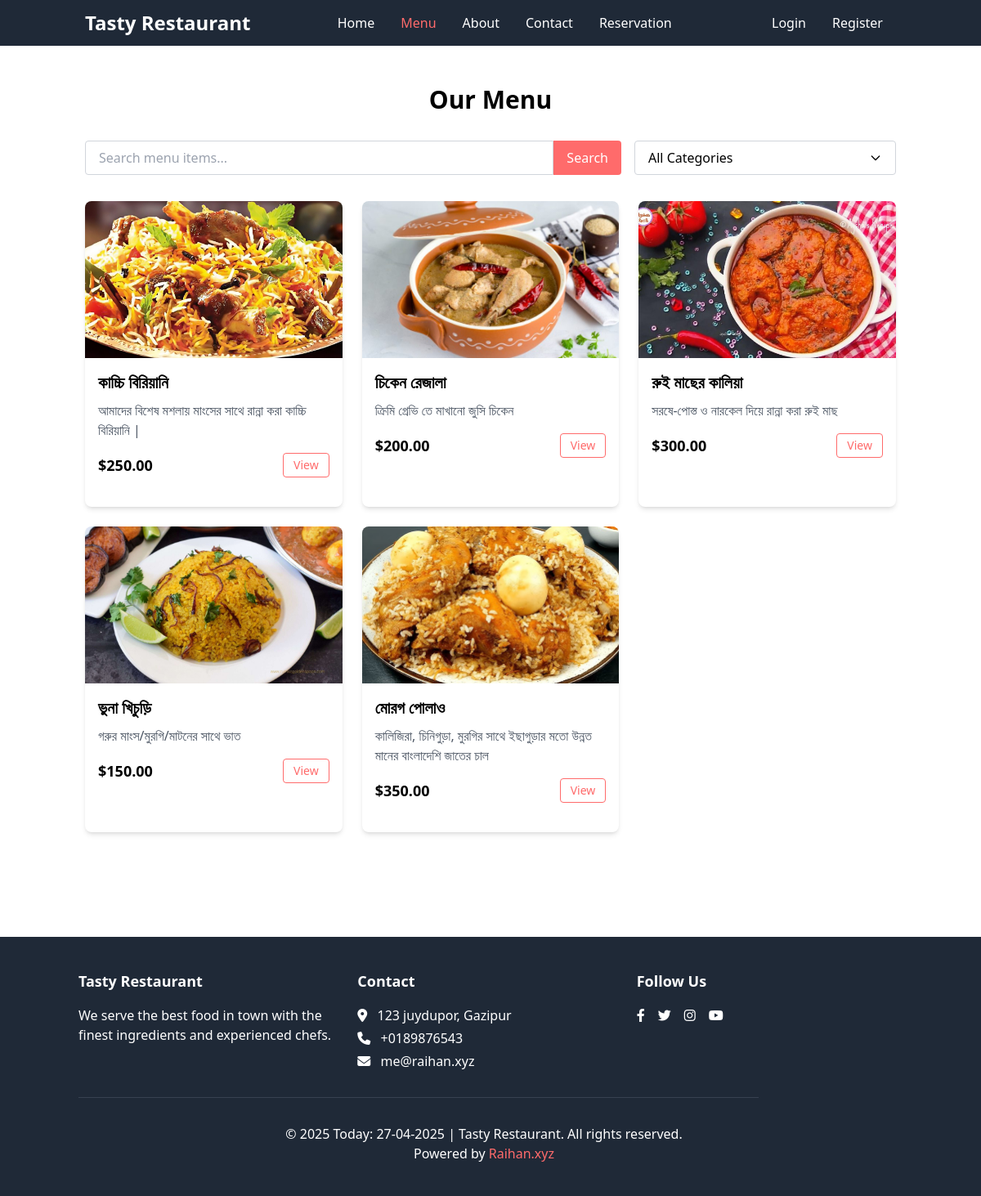
The app's page /menu/ with its own data.
### home/models.py (models this page shows, shortened)
class MenuItem(models.Model):
    name = models.CharField(max_length=100)
    slug = models.SlugField(unique=True, blank=True)
    category = models.ForeignKey(Category, on_delete=models.CASCADE, related_name='menu_items')
    description = models.TextField()
    price = models.DecimalField(max_digits=10, decimal_places=2)
    image = models.ImageField(upload_to='menu_items/')
    is_available = models.BooleanField(default=True)
    is_featured = models.BooleanField(default=False)
    created_at = models.DateTimeField(auto_now_add=True)
    updated_at = models.DateTimeField(auto_now=True)

### home/views.py (the view)
# urls.py: path('menu/', views.menu, name='menu'),
def menu(request):
    categories = Category.objects.all()
    category_slug = request.GET.get('category')
    if category_slug:
        category = get_object_or_404(Category, slug=category_slug)
        menu_items = MenuItem.objects.filter(category=category, is_available=True)
    else:
        menu_items = MenuItem.objects.filter(is_available=True)
    search_query = request.GET.get('search')
    if search_query:
        menu_items = menu_items.filter(name__icontains=search_query)
    context = {
        'categories': categories,
        'menu_items': menu_items,
        'selected_category': category_slug,
        'search_query': search_query if search_query else '',
    }
    return render(request, 'home/menu.html', context)

### templates/home/menu.html (shortened to what this page needs)
{% extends 'base.html' %}
{% block content %}
    <section class="py-12">
        <div class="container mx-auto px-4">
            <h1 class="text-3xl font-bold text-center mb-8">Our Menu</h1>
            <div class="grid grid-cols-1 md:grid-cols-12 gap-4 mb-8">
                <div class="md:col-span-8">
                    <form method="get" action="{% url 'home:menu' %}" class="flex">
                        <input type="text" name="search" class="w-full px-4 py-2 border border-gray-300 rounded-l focus:outline-none focus:ring-2 focus:ring-primary focus:border-transparent" placeholder="Search menu items..." value="{{ search_query }}">
                        <button type="submit" class="bg-primary hover:bg-primary-dark text-white px-4 py-2 rounded-r">Search</button>
                    </form>
                </div>
                <div class="md:col-span-4">
                    <div class="relative" x-data="{ open: false }">
                        <button @click="open = !open" class="flex justify-between items-center w-full px-4 py-2 text-left border border-gray-300 rounded bg-white hover:bg-gray-50 focus:outline-none focus:ring-2 focus:ring-primary focus:border-transparent" type="button">
                            <span>
                                {% if selected_category %}
                                    {{ selected_category|title }}
                                {% else %}
                                    All Categories
                                {% endif %}
                            </span>
                            <svg class="w-4 h-4" fill="none" stroke="currentColor" viewBox="0 0 24 24">
                                <path stroke-linecap="round" stroke-linejoin="round" stroke-width="2" d="M19 9l-7 7-7-7"></path>
                            </svg>
                        </button>
                    </div>
                </div>
            </div>
            <div class="grid grid-cols-1 sm:grid-cols-2 md:grid-cols-3 gap-6">
                {% for item in menu_items %}
                    <div class="menu-item-card rounded-lg overflow-hidden shadow-md bg-white h-full">
                        <img src="{{ item.image.url }}" class="w-full h-48 object-cover" alt="{{ item.name }}">
                        <div class="p-4">
                            <h5 class="text-xl font-semibold mb-2">{{ item.name }}</h5>
                            <p class="text-gray-600 mb-4">{{ item.description|truncatechars:100 }}</p>
                            <div class="flex justify-between items-center">
                                <span class="font-bold text-lg">${{ item.price }}</span>
                                <div class="space-x-2">
                                    <a href="{% url 'home:menu_item_detail' item.slug %}" class="border border-primary text-primary hover:bg-primary hover:text-white px-3 py-1 rounded text-sm inline-block">View</a>
                                </div>
                            </div>
                        </div>
                    </div>
                {% empty %}
                    <div class="col-span-full text-center py-12">
                        <p class="text-lg text-gray-600">No menu items found. Please try a different search or category.</p>
                    </div>
                {% endfor %}
            </div>
        </div>
    </section>
{% endblock %}

### records on screen
MenuItem: image (picture), name "কাচ্চি বিরিয়ানি", description "আমাদের বিশেষ মশলায় মাংসের সাথে রান্না করা কাচ্চি বিরিয়ানি |", price "250.00"
MenuItem: image (picture), name "চিকেন রেজালা", description "ক্রিমি গ্রেভি তে মাখানো জুসি চিকেন", price "200.00"
MenuItem: image (picture), name "রুই মাছের কালিয়া", description "সরষে-পোস্ত ও নারকেল দিয়ে রান্না করা রুই মাছ", price "300.00"
MenuItem: image (picture), name "ভুনা খিচুড়ি", description "গরুর মাংস/মুরগি/মাটনের সাথে ভাত", price "150.00"
MenuItem: image (picture), name "মোরগ পোলাও", description "কালিজিরা, চিনিগুড়া, মুরগির সাথে ইছাগুড়ার মতো উন্নত মানের বাংলাদেশি জাতের চাল", price "350.00"
